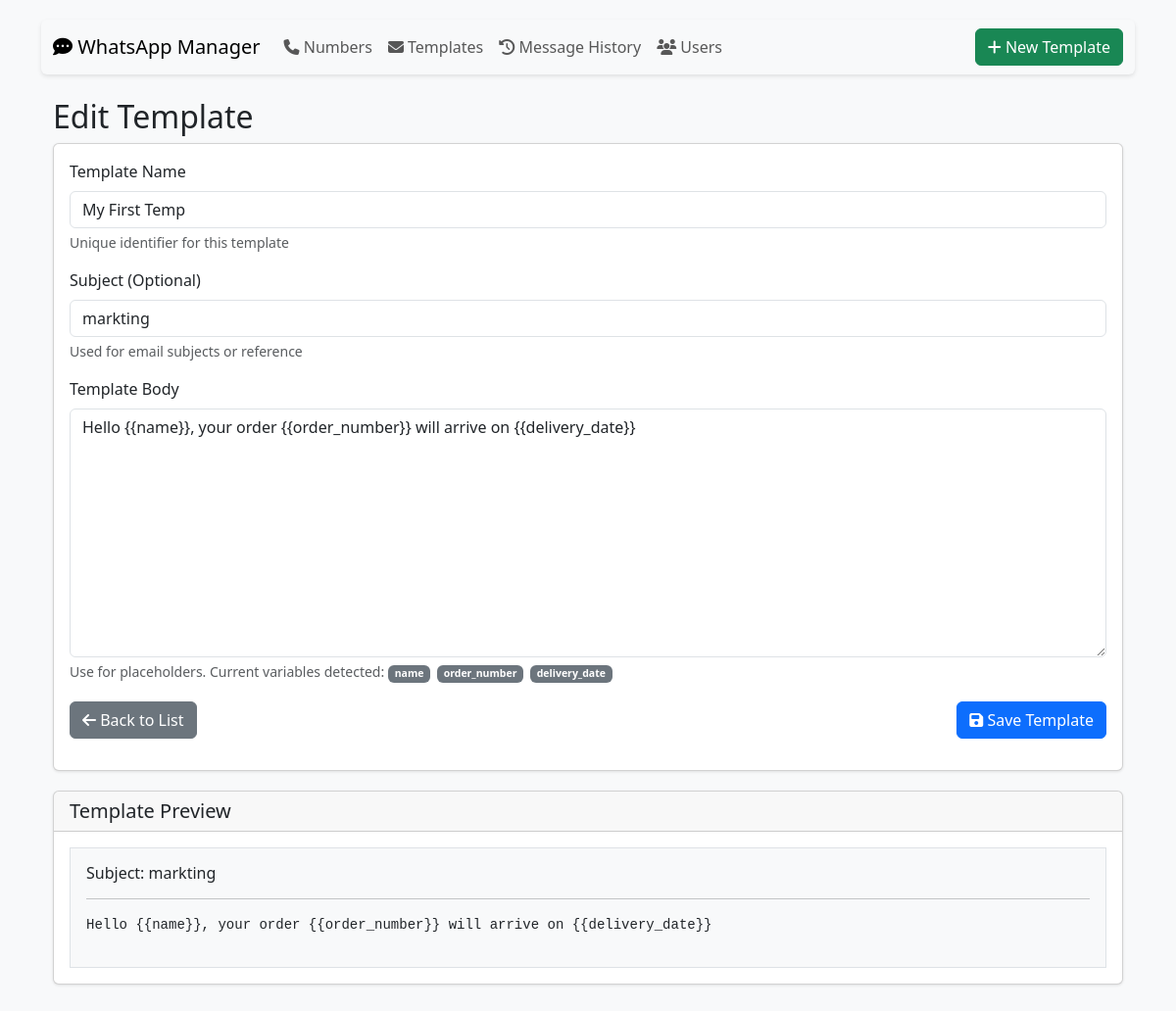
Screenshot of /template/edit/2 with the database file from the repository.
### tables this page shows
CREATE TABLE templates (
                id INTEGER PRIMARY KEY AUTOINCREMENT,
                name TEXT UNIQUE,
                subject TEXT,
                body TEXT,
                created_at TEXT DEFAULT CURRENT_TIMESTAMP,
                updated_at TEXT DEFAULT CURRENT_TIMESTAMP
            );

### app.py (the view)
@app.route('/template/edit/<int:template_id>', methods=['GET'])
def edit_template(template_id):
    template = get_template(template_id)
    if not template:
        flash('Template not found', 'error')
        return redirect(url_for('manage_templates'))
    return render_template('edit_template.html', template=template)

### app.py (called while the page is built)
@app.context_processor
def utility_processor():
    return dict(get_template_variables=get_template_variables)

def get_template_variables(template_body):
    return re.findall(r'{{\s*(\w+)\s*}}', template_body)

def get_template(template_id):
    with sqlite3.connect('database.db') as conn:
        conn.row_factory = sqlite3.Row
        cursor = conn.execute('SELECT * FROM templates WHERE id = ?', (template_id,))
        return cursor.fetchone()

### templates/edit_template.html (shortened to what this page needs)
{% block content %}
<div class="container mt-4">
    <h2>{% if template %}Edit{% else %}Create New{% endif %} Template</h2>
    <div class="card">
        <div class="card-body">
            <form method="POST" action="{{ url_for('manage_templates') }}">
                <div class="mb-3">
                    <label for="name" class="form-label">Template Name</label>
                    <input type="text" class="form-control" id="name" name="name"
                           value="{{ template['name'] if template else '' }}" required>
                    <div class="form-text">Unique identifier for this template</div>
                </div>
                <div class="mb-3">
                    <label for="subject" class="form-label">Subject (Optional)</label>
                    <input type="text" class="form-control" id="subject" name="subject"
                           value="{{ template['subject'] if template else '' }}">
                    <div class="form-text">Used for email subjects or reference</div>
                </div>
                <div class="mb-3">
                    <label for="body" class="form-label">Template Body</label>
                    <textarea class="form-control" id="body" name="body" rows="10"
                              required>{{ template['body'] if template else '' }}</textarea>
                    <div class="form-text">
                        Use {{variable_name}} for placeholders. Current variables detected:
                        {% if template %}
                            {% set vars = get_template_variables(template['body']) %}
                            {% for var in vars %}
                                <span class="badge bg-secondary">{{ var }}</span>
                            {% endfor %}
                        {% else %}
                            None yet
                        {% endif %}
                    </div>
                </div>
                <div class="d-flex justify-content-between">
                    <a href="{{ url_for('manage_templates') }}" class="btn btn-secondary">
                        <i class="fas fa-arrow-left"></i> Back to List
                    </a>
                    <button type="submit" class="btn btn-primary">
                        <i class="fas fa-save"></i> Save Template
                    </button>
                </div>
            </form>
        </div>
    </div>
    {% if template %}
    <div class="card mt-3">
        <div class="card-header">
            <h5 class="mb-0">Template Preview</h5>
        </div>
        <div class="card-body">
            <div class="border p-3 bg-light">
                <h6>Subject: {{ template['subject'] }}</h6>
                <hr>
                <pre>{{ template['body'] }}</pre>
            </div>
        </div>
    </div>
    {% endif %}
</div>
{% endblock %}

### templates/base.html (style rules this page uses)
body { padding-top: 20px; padding-bottom: 20px; background-color: #f8f9fa; }
.card { margin-bottom: 20px; box-shadow: 0 1px 3px rgba(0,0,0,.1); }
.badge { margin-right: 3px; margin-bottom: 3px; }

### rows the page displays
templates: name "My First Temp", subject "markting", body "Hello {{name}}, your order {{order_number}} will arrive on {{delivery_date}}"

### other values shown
{{ var }} "name" "order_number" "delivery_date"
